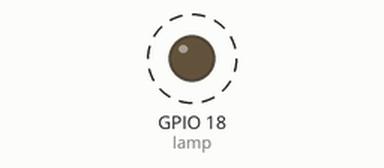
The program below on a simulated Raspberry Pi (BCM pin numbers). On the bench: output pins drawn as LEDs (lit = HIGH). Dashed ring = blinking.

Above: at 0.5 s.
Timing chart, 0 to 4.6 s (numbered marks = the images above):
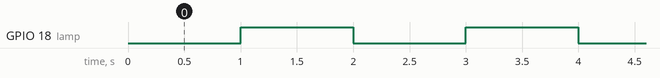

Measured:
- by itself, GPIO 18 (lamp): alternates HIGH for 1.0 s and LOW for 1.0 s

The program:

lampControl.py
```python
import RPi.GPIO as GPIO
import time

lamp = 18

GPIO.setmode(GPIO.BCM)
GPIO.setup(lamp, GPIO.OUT)


while True:
    time.sleep(1)
    GPIO.output(lamp, True)
    time.sleep(1)
    GPIO.output(lamp,False)
```
